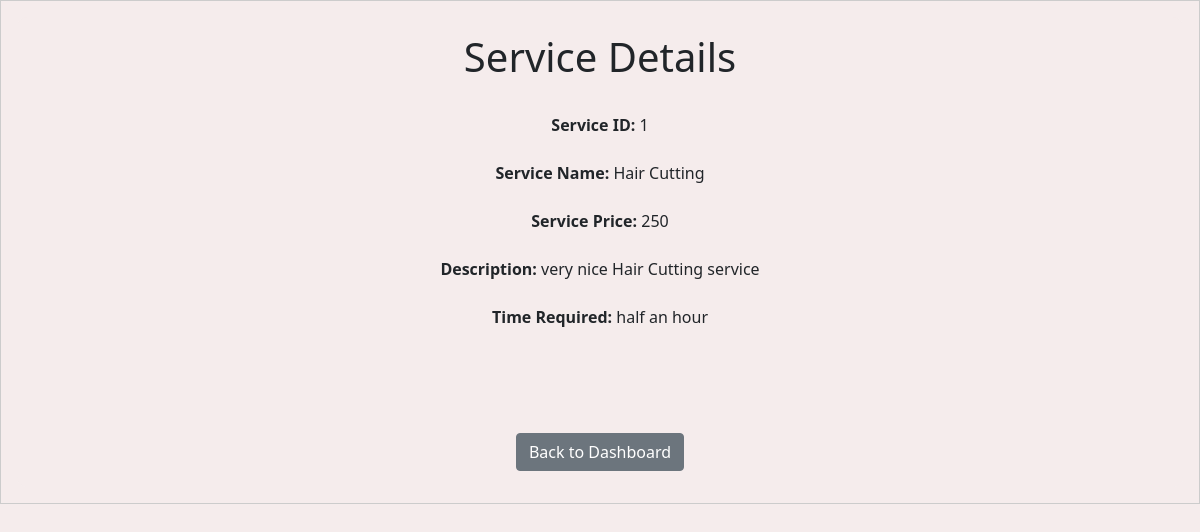
/service/1, run on an earlier commit of the app's database.
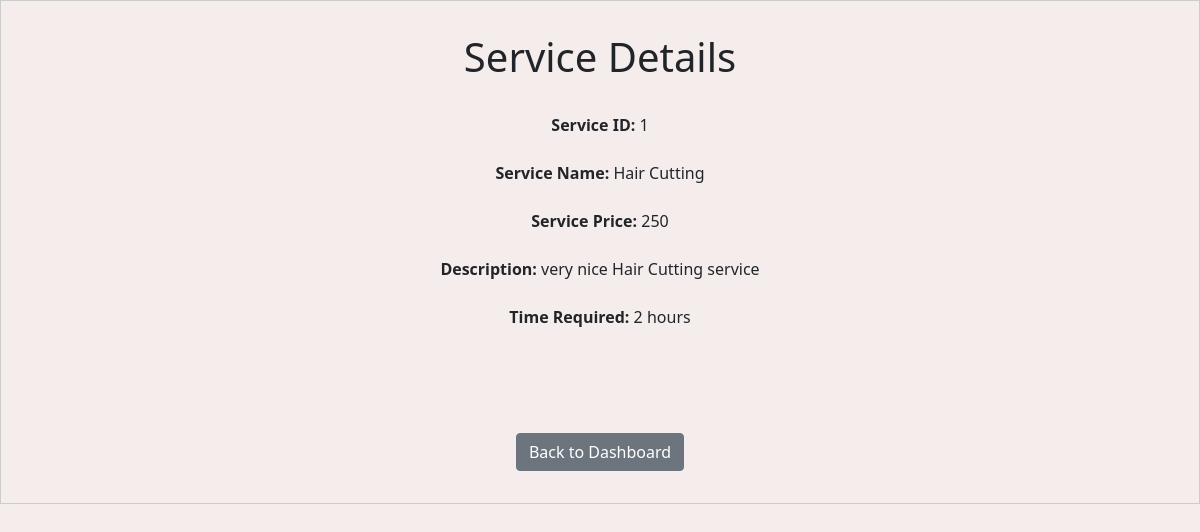
And on a later commit of the database.
### backend/models.py (models this page shows)
class Service(db.Model):
    __tablename__ = "service"
    id = db.Column(db.Integer, primary_key=True, autoincrement=True)
    name = db.Column(db.String, nullable=False)
    base_price = db.Column(
        db.Integer, nullable=False
    )  # Changed 'price' to 'base_price'
    base_time_required = db.Column(db.String, nullable=True)
    description = db.Column(db.String, nullable=False)
    professional_services = db.relationship(
        "ProfessionalService", back_populates="service"
    )

### backend/controller.py (the view)
@app.route("/service/<int:service_id>", methods=["GET"])
def service_details(service_id):
    service = Service.query.get(service_id)
    if service:
        return render_template("service_details.html", service=service)
    else:
        return "Service not found", 404

### templates/service_details.html (shortened to what this page needs)
<!DOCTYPE html>
<html lang="en">
<head>
  <link rel="stylesheet" href="/static/style.css" />
  <link href="https://cdn.jsdelivr.net/npm/bootstrap@5.0.2/dist/css/bootstrap.min.css" rel="stylesheet" />
</head>
<body>
  <div id="container">
    <div id="panel">
      <h1>Service Details</h1>
      <br>
      <p><strong>Service ID:</strong> {{ service.id }} <br> <br>
        <strong>Service Name:</strong> {{ service.name }} <br><br>
        <strong>Service Price:</strong> {{ service.base_price }}<br><br>
        <strong>Description:</strong> {{ service.description }}<br><br>
        <strong>Time Required:</strong> {{ service.base_time_required }}  <br><br>
      </p>
      <br><br>
      <a href="{{ url_for('admin_dashboard') }}" class="btn btn-secondary mt-3">Back to Dashboard</a>
    </div>
  </div>
</body>
</html>

### static/style.css (style rules this page uses)
* { margin: 0; background-color: #f5ecec; }
#panel { width: auto; margin: auto; height: auto; text-align: center; padding: 2vh; border: 0px solid black; border-radius: 10px; }
#container { width: auto; margin: auto; padding: 2vh; border: 1px solid #ccc; }

What changed in the data, as far as the page shows it:
changed Service "Hair Cutting": base_time_required "half an hour" → "2 hours"
